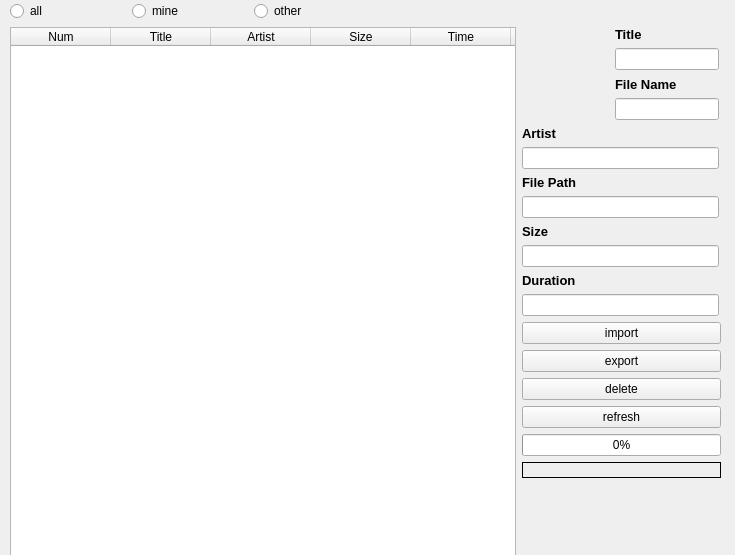
<?xml version="1.0" encoding="UTF-8"?>
<ui version="4.0">
 <class>AudioWidget</class>
 <widget class="QWidget" name="AudioWidget">
  <property name="geometry">
   <rect>
    <x>0</x>
    <y>0</y>
    <width>735</width>
    <height>555</height>
   </rect>
  </property>
  <property name="windowTitle">
   <string>Form</string>
  </property>
  <widget class="QWidget" name="">
   <property name="geometry">
    <rect>
     <x>10</x>
     <y>1</y>
     <width>711</width>
     <height>596</height>
    </rect>
   </property>
   <layout class="QVBoxLayout" name="verticalLayout_2">
    <item>
     <layout class="QHBoxLayout" name="horizontalLayout_2">
      <item>
       <widget class="QRadioButton" name="radioButton_all">
        <property name="maximumSize">
         <size>
          <width>116</width>
          <height>16777215</height>
         </size>
        </property>
        <property name="text">
         <string>all</string>
        </property>
       </widget>
      </item>
      <item>
       <widget class="QRadioButton" name="radioButton_mine">
        <property name="maximumSize">
         <size>
          <width>116</width>
          <height>16777215</height>
         </size>
        </property>
        <property name="text">
         <string>mine</string>
        </property>
       </widget>
      </item>
      <item>
       <widget class="QRadioButton" name="radioButton_other">
        <property name="maximumSize">
         <size>
          <width>116</width>
          <height>16777215</height>
         </size>
        </property>
        <property name="text">
         <string>other</string>
        </property>
       </widget>
      </item>
      <item>
       <widget class="QLabel" name="label">
        <property name="text">
         <string/>
        </property>
       </widget>
      </item>
     </layout>
    </item>
    <item>
     <layout class="QHBoxLayout" name="horizontalLayout">
      <item>
       <widget class="QTableWidget" name="tableWidget">
        <property name="sizePolicy">
         <sizepolicy hsizetype="Expanding" vsizetype="Expanding">
          <horstretch>0</horstretch>
          <verstretch>0</verstretch>
         </sizepolicy>
        </property>
        <property name="minimumSize">
         <size>
          <width>501</width>
          <height>0</height>
         </size>
        </property>
        <column>
         <property name="text">
          <string>Num</string>
         </property>
        </column>
        <column>
         <property name="text">
          <string>Title</string>
         </property>
        </column>
        <column>
         <property name="text">
          <string>Artist</string>
         </property>
        </column>
        <column>
         <property name="text">
          <string>Size</string>
         </property>
        </column>
        <column>
         <property name="text">
          <string>Time</string>
         </property>
        </column>
        <column>
         <property name="text">
          <string>File</string>
         </property>
        </column>
       </widget>
      </item>
      <item>
       <layout class="QVBoxLayout" name="verticalLayout">
        <item>
         <layout class="QGridLayout" name="gridLayout">
          <item row="1" column="2">
           <widget class="QLineEdit" name="editTitle">
            <property name="maximumSize">
             <size>
              <width>104</width>
              <height>16777215</height>
             </size>
            </property>
            <property name="text">
             <string notr="true"/>
            </property>
            <property name="readOnly">
             <bool>true</bool>
            </property>
           </widget>
          </item>
          <item row="9" column="0" colspan="3">
           <widget class="QLineEdit" name="editSize">
            <property name="maximumSize">
             <size>
              <width>199</width>
              <height>16777215</height>
             </size>
            </property>
            <property name="text">
             <string notr="true"/>
            </property>
            <property name="readOnly">
             <bool>true</bool>
            </property>
           </widget>
          </item>
          <item row="10" column="0" colspan="3">
           <widget class="QLabel" name="labelAppsLocation">
            <property name="maximumSize">
             <size>
              <width>199</width>
              <height>16777215</height>
             </size>
            </property>
            <property name="font">
             <font>
              <pointsize>10</pointsize>
              <weight>75</weight>
              <bold>true</bold>
             </font>
            </property>
            <property name="text">
             <string extracomment="location label">Duration</string>
            </property>
           </widget>
          </item>
          <item row="3" column="2">
           <widget class="QLineEdit" name="editName">
            <property name="maximumSize">
             <size>
              <width>104</width>
              <height>16777215</height>
             </size>
            </property>
            <property name="text">
             <string notr="true"/>
            </property>
            <property name="readOnly">
             <bool>true</bool>
            </property>
           </widget>
          </item>
          <item row="6" column="0" colspan="3">
           <widget class="QLabel" name="labelAppsFileName">
            <property name="maximumSize">
             <size>
              <width>199</width>
              <height>16777215</height>
             </size>
            </property>
            <property name="font">
             <font>
              <pointsize>10</pointsize>
              <weight>75</weight>
              <bold>true</bold>
             </font>
            </property>
            <property name="text">
             <string extracomment="file name label">File Path</string>
            </property>
           </widget>
          </item>
          <item row="1" column="0" rowspan="3">
           <widget class="QLabel" name="labelIcon">
            <property name="minimumSize">
             <size>
              <width>72</width>
              <height>72</height>
             </size>
            </property>
            <property name="maximumSize">
             <size>
              <width>72</width>
              <height>72</height>
             </size>
            </property>
            <property name="text">
             <string notr="true"/>
            </property>
            <property name="pixmap">
             <pixmap resource="../zasoby.qrc">:/icons/info.png</pixmap>
            </property>
            <property name="scaledContents">
             <bool>true</bool>
            </property>
           </widget>
          </item>
          <item row="1" column="1">
           <widget class="QLabel" name="labelQRcode">
            <property name="maximumSize">
             <size>
              <width>9</width>
              <height>72</height>
             </size>
            </property>
            <property name="text">
             <string notr="true"/>
            </property>
            <property name="scaledContents">
             <bool>true</bool>
            </property>
           </widget>
          </item>
          <item row="11" column="0" colspan="3">
           <widget class="QLineEdit" name="editDuration">
            <property name="maximumSize">
             <size>
              <width>199</width>
              <height>16777215</height>
             </size>
            </property>
            <property name="readOnly">
             <bool>true</bool>
            </property>
           </widget>
          </item>
          <item row="5" column="0" colspan="3">
           <widget class="QLineEdit" name="editAtist">
            <property name="maximumSize">
             <size>
              <width>199</width>
              <height>16777215</height>
             </size>
            </property>
            <property name="text">
             <string notr="true"/>
            </property>
            <property name="readOnly">
             <bool>true</bool>
            </property>
           </widget>
          </item>
          <item row="4" column="0" colspan="3">
           <widget class="QLabel" name="labelAppsPackageName">
            <property name="maximumSize">
             <size>
              <width>199</width>
              <height>16777215</height>
             </size>
            </property>
            <property name="font">
             <font>
              <pointsize>10</pointsize>
              <weight>75</weight>
              <bold>true</bold>
             </font>
            </property>
            <property name="text">
             <string extracomment="package label">Artist</string>
            </property>
           </widget>
          </item>
          <item row="0" column="2">
           <widget class="QLabel" name="labelName">
            <property name="maximumSize">
             <size>
              <width>104</width>
              <height>16777215</height>
             </size>
            </property>
            <property name="font">
             <font>
              <pointsize>10</pointsize>
              <weight>75</weight>
              <bold>true</bold>
             </font>
            </property>
            <property name="text">
             <string extracomment="app name label">Title</string>
            </property>
           </widget>
          </item>
          <item row="2" column="2">
           <widget class="QLabel" name="labelVersion">
            <property name="maximumSize">
             <size>
              <width>104</width>
              <height>16777215</height>
             </size>
            </property>
            <property name="font">
             <font>
              <pointsize>10</pointsize>
              <weight>75</weight>
              <bold>true</bold>
             </font>
            </property>
            <property name="text">
             <string extracomment="version label">File Name</string>
            </property>
           </widget>
          </item>
          <item row="8" column="0" colspan="3">
           <widget class="QLabel" name="labelAppsSize">
            <property name="maximumSize">
             <size>
              <width>199</width>
              <height>16777215</height>
             </size>
            </property>
            <property name="font">
             <font>
              <pointsize>10</pointsize>
              <weight>75</weight>
              <bold>true</bold>
             </font>
            </property>
            <property name="text">
             <string extracomment="size label">Size</string>
            </property>
           </widget>
          </item>
          <item row="7" column="0" colspan="3">
           <widget class="QLineEdit" name="editFilePath">
            <property name="maximumSize">
             <size>
              <width>199</width>
              <height>16777215</height>
             </size>
            </property>
            <property name="text">
             <string notr="true"/>
            </property>
            <property name="readOnly">
             <bool>true</bool>
            </property>
           </widget>
          </item>
         </layout>
        </item>
        <item>
         <widget class="QPushButton" name="pushButton_in">
          <property name="maximumSize">
           <size>
            <width>199</width>
            <height>16777215</height>
           </size>
          </property>
          <property name="text">
           <string>import</string>
          </property>
         </widget>
        </item>
        <item>
         <widget class="QPushButton" name="pushButton_out">
          <property name="maximumSize">
           <size>
            <width>199</width>
            <height>16777215</height>
           </size>
          </property>
          <property name="text">
           <string>export</string>
          </property>
         </widget>
        </item>
        <item>
         <widget class="QPushButton" name="pushButton_delete">
          <property name="maximumSize">
           <size>
            <width>199</width>
            <height>16777215</height>
           </size>
          </property>
          <property name="text">
           <string>delete</string>
          </property>
         </widget>
        </item>
        <item>
         <widget class="QPushButton" name="pushButton_refresh">
          <property name="maximumSize">
           <size>
            <width>199</width>
            <height>16777215</height>
           </size>
          </property>
          <property name="text">
           <string>refresh</string>
          </property>
         </widget>
        </item>
        <item>
         <widget class="QProgressBar" name="progressBar">
          <property name="maximumSize">
           <size>
            <width>199</width>
            <height>16777215</height>
           </size>
          </property>
          <property name="autoFillBackground">
           <bool>false</bool>
          </property>
          <property name="maximum">
           <number>100</number>
          </property>
          <property name="value">
           <number>0</number>
          </property>
          <property name="format">
           <string>%p%</string>
          </property>
         </widget>
        </item>
        <item>
         <widget class="QLabel" name="msg_label">
          <property name="maximumSize">
           <size>
            <width>199</width>
            <height>16777215</height>
           </size>
          </property>
          <property name="frameShape">
           <enum>QFrame::Box</enum>
          </property>
          <property name="text">
           <string/>
          </property>
         </widget>
        </item>
        <item>
         <spacer name="verticalSpacer">
          <property name="orientation">
           <enum>Qt::Vertical</enum>
          </property>
          <property name="sizeHint" stdset="0">
           <size>
            <width>20</width>
            <height>40</height>
           </size>
          </property>
         </spacer>
        </item>
       </layout>
      </item>
     </layout>
    </item>
   </layout>
  </widget>
  <zorder>radioButton_mine</zorder>
  <zorder>radioButton_all</zorder>
  <zorder>layoutWidget</zorder>
  <zorder>radioButton_other</zorder>
  <zorder>label</zorder>
  <zorder>layoutWidget</zorder>
 </widget>
 <resources>
  <include location="../zasoby.qrc"/>
 </resources>
 <connections/>
</ui>
